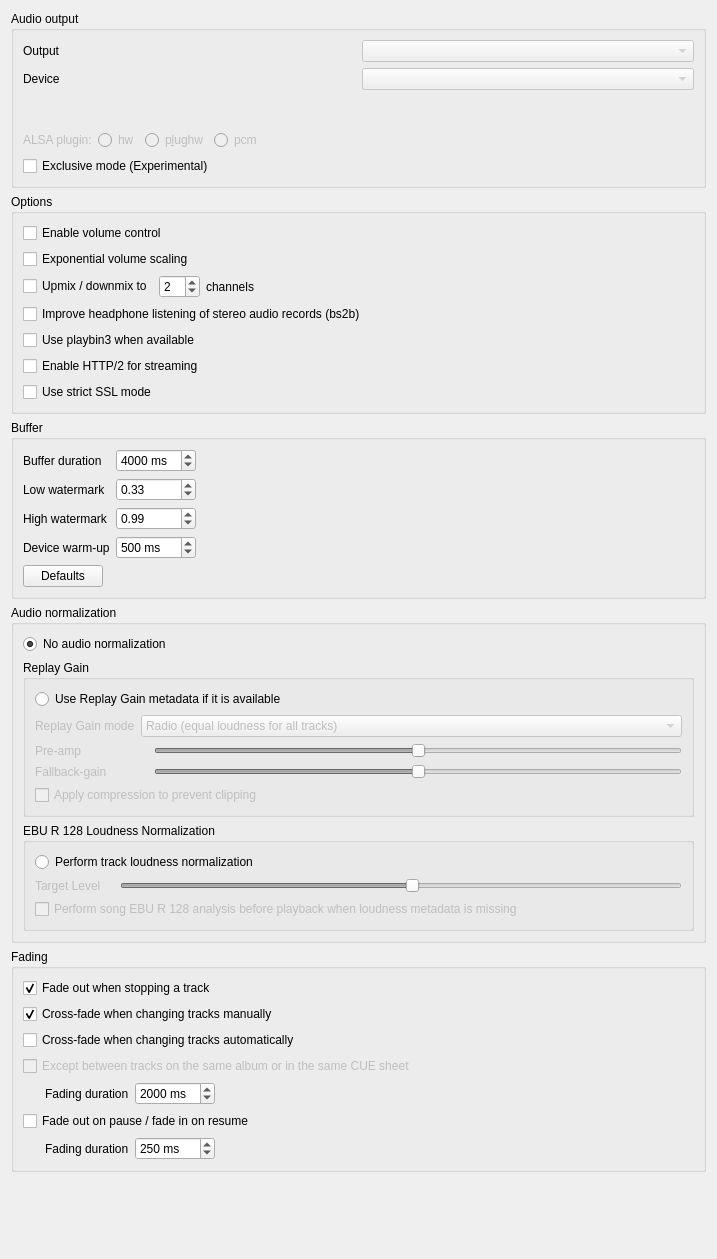
<?xml version="1.0" encoding="UTF-8"?>
<ui version="4.0">
 <class>BackendSettingsPage</class>
 <widget class="QWidget" name="BackendSettingsPage">
  <property name="geometry">
   <rect>
    <x>0</x>
    <y>0</y>
    <width>717</width>
    <height>1259</height>
   </rect>
  </property>
  <property name="windowTitle">
   <string>Backend</string>
  </property>
  <layout class="QVBoxLayout" name="layout_backendsettingspage">
   <item>
    <widget class="QGroupBox" name="groupbox_audio_output">
     <property name="title">
      <string>Audio output</string>
     </property>
     <layout class="QVBoxLayout" name="layout_audio_output">
      <item>
       <layout class="QGridLayout" name="layout_engine_output_device">
        <item row="2" column="0">
         <widget class="QLabel" name="label_output">
          <property name="text">
           <string>Output</string>
          </property>
         </widget>
        </item>
        <item row="3" column="1">
         <widget class="QComboBox" name="combobox_device">
          <property name="enabled">
           <bool>false</bool>
          </property>
          <property name="currentText">
           <string notr="true"/>
          </property>
         </widget>
        </item>
        <item row="3" column="0">
         <widget class="QLabel" name="label_device">
          <property name="text">
           <string>Device</string>
          </property>
         </widget>
        </item>
        <item row="4" column="1">
         <widget class="LineEdit" name="lineedit_device" native="true">
          <property name="enabled">
           <bool>true</bool>
          </property>
          <property name="minimumSize">
           <size>
            <width>0</width>
            <height>28</height>
           </size>
          </property>
          <property name="hint" stdset="0">
           <string/>
          </property>
         </widget>
        </item>
        <item row="2" column="1">
         <widget class="QComboBox" name="combobox_output">
          <property name="enabled">
           <bool>false</bool>
          </property>
          <property name="currentText">
           <string notr="true"/>
          </property>
         </widget>
        </item>
       </layout>
      </item>
      <item>
       <widget class="QWidget" name="widget_alsa_plugin" native="true">
        <property name="enabled">
         <bool>false</bool>
        </property>
        <layout class="QHBoxLayout" name="layout_alsa_plugin">
         <property name="leftMargin">
          <number>0</number>
         </property>
         <property name="topMargin">
          <number>0</number>
         </property>
         <property name="rightMargin">
          <number>0</number>
         </property>
         <property name="bottomMargin">
          <number>0</number>
         </property>
         <item>
          <widget class="QLabel" name="label_alsaplugin">
           <property name="text">
            <string>ALSA plugin:</string>
           </property>
          </widget>
         </item>
         <item>
          <widget class="QRadioButton" name="radiobutton_alsa_hw">
           <property name="enabled">
            <bool>false</bool>
           </property>
           <property name="text">
            <string>hw</string>
           </property>
          </widget>
         </item>
         <item>
          <widget class="QRadioButton" name="radiobutton_alsa_plughw">
           <property name="enabled">
            <bool>false</bool>
           </property>
           <property name="text">
            <string>p&amp;lughw</string>
           </property>
          </widget>
         </item>
         <item>
          <widget class="QRadioButton" name="radiobutton_alsa_pcm">
           <property name="enabled">
            <bool>false</bool>
           </property>
           <property name="text">
            <string>pcm</string>
           </property>
          </widget>
         </item>
         <item>
          <spacer name="spacer_alsaplugin">
           <property name="orientation">
            <enum>Qt::Horizontal</enum>
           </property>
           <property name="sizeHint" stdset="0">
            <size>
             <width>0</width>
             <height>0</height>
            </size>
           </property>
          </spacer>
         </item>
        </layout>
       </widget>
      </item>
      <item>
       <widget class="QWidget" name="widget_exclusive_mode" native="true">
        <layout class="QHBoxLayout" name="layout_exclusive_mode">
         <property name="spacing">
          <number>0</number>
         </property>
         <property name="leftMargin">
          <number>0</number>
         </property>
         <property name="topMargin">
          <number>0</number>
         </property>
         <property name="rightMargin">
          <number>0</number>
         </property>
         <property name="bottomMargin">
          <number>0</number>
         </property>
         <item>
          <widget class="QCheckBox" name="checkbox_exclusive_mode">
           <property name="text">
            <string>Exclusive mode (Experimental)</string>
           </property>
          </widget>
         </item>
         <item>
          <spacer name="spacer_exclusive_mode">
           <property name="orientation">
            <enum>Qt::Horizontal</enum>
           </property>
           <property name="sizeHint" stdset="0">
            <size>
             <width>40</width>
             <height>20</height>
            </size>
           </property>
          </spacer>
         </item>
        </layout>
       </widget>
      </item>
     </layout>
    </widget>
   </item>
   <item>
    <widget class="QGroupBox" name="groupBox">
     <property name="title">
      <string>Options</string>
     </property>
     <layout class="QVBoxLayout" name="verticalLayout_2">
      <item>
       <widget class="QCheckBox" name="checkbox_volume_control">
        <property name="text">
         <string>Enable volume control</string>
        </property>
       </widget>
      </item>
      <item>
       <widget class="QCheckBox" name="checkbox_volume_exponential">
        <property name="toolTip">
         <string>Map the volume slider to a decibel scale so that perceived loudness changes evenly. Each 1% step equals 0.5 dB, 100% is 0 dB and 0% is silence.</string>
        </property>
        <property name="text">
         <string>Exponential volume scaling</string>
        </property>
       </widget>
      </item>
      <item>
       <widget class="QWidget" name="widget_channels_enabled" native="true">
        <layout class="QHBoxLayout" name="horizontalLayout">
         <property name="leftMargin">
          <number>0</number>
         </property>
         <property name="topMargin">
          <number>0</number>
         </property>
         <property name="rightMargin">
          <number>0</number>
         </property>
         <property name="bottomMargin">
          <number>0</number>
         </property>
         <item>
          <widget class="QCheckBox" name="checkbox_channels">
           <property name="text">
            <string>Upmix / downmix to</string>
           </property>
          </widget>
         </item>
         <item>
          <widget class="QWidget" name="widget_channels" native="true">
           <layout class="QHBoxLayout" name="horizontalLayout_3">
            <property name="leftMargin">
             <number>0</number>
            </property>
            <property name="topMargin">
             <number>0</number>
            </property>
            <property name="rightMargin">
             <number>0</number>
            </property>
            <property name="bottomMargin">
             <number>0</number>
            </property>
            <item>
             <widget class="QSpinBox" name="spinbox_channels">
              <property name="minimum">
               <number>1</number>
              </property>
              <property name="maximum">
               <number>20</number>
              </property>
              <property name="value">
               <number>2</number>
              </property>
             </widget>
            </item>
            <item>
             <widget class="QLabel" name="label_channels">
              <property name="text">
               <string>channels</string>
              </property>
             </widget>
            </item>
           </layout>
          </widget>
         </item>
         <item>
          <spacer name="spacer_channels">
           <property name="orientation">
            <enum>Qt::Horizontal</enum>
           </property>
           <property name="sizeHint" stdset="0">
            <size>
             <width>40</width>
             <height>20</height>
            </size>
           </property>
          </spacer>
         </item>
        </layout>
       </widget>
      </item>
      <item>
       <widget class="QCheckBox" name="checkbox_bs2b">
        <property name="text">
         <string>Improve headphone listening of stereo audio records (bs2b)</string>
        </property>
       </widget>
      </item>
      <item>
       <widget class="QCheckBox" name="checkbox_playbin3">
        <property name="text">
         <string>Use playbin3 when available</string>
        </property>
       </widget>
      </item>
      <item>
       <widget class="QCheckBox" name="checkbox_http2">
        <property name="toolTip">
         <string>You need to restart Strawberry for this setting to take affect</string>
        </property>
        <property name="text">
         <string>Enable HTTP/2 for streaming</string>
        </property>
       </widget>
      </item>
      <item>
       <widget class="QCheckBox" name="checkbox_strict_ssl">
        <property name="text">
         <string>Use strict SSL mode</string>
        </property>
       </widget>
      </item>
     </layout>
    </widget>
   </item>
   <item>
    <widget class="QGroupBox" name="groupbox_buffer">
     <property name="title">
      <string>Buffer</string>
     </property>
     <layout class="QVBoxLayout" name="verticalLayout">
      <item>
       <layout class="QGridLayout" name="layout_buffer">
        <item row="0" column="1">
         <widget class="QSpinBox" name="spinbox_bufferduration">
          <property name="suffix">
           <string> ms</string>
          </property>
          <property name="maximum">
           <number>60000</number>
          </property>
          <property name="singleStep">
           <number>100</number>
          </property>
          <property name="value">
           <number>4000</number>
          </property>
         </widget>
        </item>
        <item row="2" column="1">
         <widget class="QDoubleSpinBox" name="spinbox_high_watermark">
          <property name="maximum">
           <double>1.000000000000000</double>
          </property>
          <property name="singleStep">
           <double>0.010000000000000</double>
          </property>
          <property name="value">
           <double>0.990000000000000</double>
          </property>
         </widget>
        </item>
        <item row="0" column="0">
         <widget class="QLabel" name="label_bufferduration">
          <property name="text">
           <string>Buffer duration</string>
          </property>
         </widget>
        </item>
        <item row="2" column="0">
         <widget class="QLabel" name="label_highwatermark">
          <property name="text">
           <string>High watermark</string>
          </property>
         </widget>
        </item>
        <item row="1" column="0">
         <widget class="QLabel" name="label_lowwatermark">
          <property name="text">
           <string>Low watermark</string>
          </property>
         </widget>
        </item>
        <item row="1" column="1">
         <widget class="QDoubleSpinBox" name="spinbox_low_watermark">
          <property name="maximum">
           <double>1.000000000000000</double>
          </property>
          <property name="singleStep">
           <double>0.010000000000000</double>
          </property>
          <property name="value">
           <double>0.330000000000000</double>
          </property>
         </widget>
        </item>
        <item row="2" column="2">
         <spacer name="spacer_buffer_3">
          <property name="orientation">
           <enum>Qt::Horizontal</enum>
          </property>
          <property name="sizeHint" stdset="0">
           <size>
            <width>40</width>
            <height>20</height>
           </size>
          </property>
         </spacer>
        </item>
        <item row="1" column="2">
         <spacer name="spacer_buffer_2">
          <property name="orientation">
           <enum>Qt::Horizontal</enum>
          </property>
          <property name="sizeHint" stdset="0">
           <size>
            <width>40</width>
            <height>20</height>
           </size>
          </property>
         </spacer>
        </item>
        <item row="0" column="2">
         <spacer name="spacer_buffer_1">
          <property name="orientation">
           <enum>Qt::Horizontal</enum>
          </property>
          <property name="sizeHint" stdset="0">
           <size>
            <width>40</width>
            <height>20</height>
           </size>
          </property>
         </spacer>
        </item>
        <item row="3" column="0">
         <widget class="QLabel" name="label_device_warmup">
          <property name="text">
           <string>Device warm-up</string>
          </property>
         </widget>
        </item>
        <item row="3" column="1">
         <widget class="QSpinBox" name="spinbox_device_warmup">
          <property name="toolTip">
           <string>Delay between opening the audio device and starting playback, to avoid the start of the track being cut off while the device (DAC) is still becoming ready.  Set to 0 to disable.</string>
          </property>
          <property name="suffix">
           <string> ms</string>
          </property>
          <property name="maximum">
           <number>5000</number>
          </property>
          <property name="singleStep">
           <number>50</number>
          </property>
          <property name="value">
           <number>500</number>
          </property>
         </widget>
        </item>
        <item row="3" column="2">
         <spacer name="spacer_buffer_4">
          <property name="orientation">
           <enum>Qt::Horizontal</enum>
          </property>
          <property name="sizeHint" stdset="0">
           <size>
            <width>40</width>
            <height>20</height>
           </size>
          </property>
         </spacer>
        </item>
       </layout>
      </item>
      <item>
       <layout class="QHBoxLayout" name="layout_buffer_defaults">
        <item>
         <widget class="QPushButton" name="button_buffer_defaults">
          <property name="text">
           <string>Defaults</string>
          </property>
         </widget>
        </item>
        <item>
         <spacer name="spacer_buffer_defaults">
          <property name="orientation">
           <enum>Qt::Horizontal</enum>
          </property>
          <property name="sizeHint" stdset="0">
           <size>
            <width>40</width>
            <height>20</height>
           </size>
          </property>
         </spacer>
        </item>
       </layout>
      </item>
     </layout>
    </widget>
   </item>
   <item>
    <widget class="QGroupBox" name="groupBox_2">
     <property name="title">
      <string>Audio normalization</string>
     </property>
     <layout class="QVBoxLayout" name="verticalLayout_3">
      <item>
       <widget class="QRadioButton" name="radiobutton_no_audio_normalization">
        <property name="text">
         <string>No audio normalization</string>
        </property>
        <property name="checked">
         <bool>true</bool>
        </property>
        <attribute name="buttonGroup">
         <string notr="true">buttonGroup_audio_normalization</string>
        </attribute>
       </widget>
      </item>
      <item>
       <widget class="QGroupBox" name="groupbox_replaygain">
        <property name="enabled">
         <bool>true</bool>
        </property>
        <property name="title">
         <string>Replay Gain</string>
        </property>
        <layout class="QVBoxLayout" name="layout_replay_gain">
         <item>
          <widget class="QRadioButton" name="radiobutton_replaygain">
           <property name="enabled">
            <bool>true</bool>
           </property>
           <property name="text">
            <string>Use Replay Gain metadata if it is available</string>
           </property>
           <attribute name="buttonGroup">
            <string notr="true">buttonGroup_audio_normalization</string>
           </attribute>
          </widget>
         </item>
         <item>
          <widget class="QWidget" name="widget_replaygain" native="true">
           <property name="enabled">
            <bool>false</bool>
           </property>
           <layout class="QFormLayout" name="formLayout_4">
            <property name="leftMargin">
             <number>0</number>
            </property>
            <property name="topMargin">
             <number>0</number>
            </property>
            <property name="rightMargin">
             <number>0</number>
            </property>
            <property name="bottomMargin">
             <number>0</number>
            </property>
            <item row="0" column="0">
             <widget class="QLabel" name="label_regainmode">
              <property name="text">
               <string>Replay Gain mode</string>
              </property>
             </widget>
            </item>
            <item row="0" column="1">
             <widget class="QComboBox" name="combobox_replaygainmode">
              <item>
               <property name="text">
                <string>Radio (equal loudness for all tracks)</string>
               </property>
              </item>
              <item>
               <property name="text">
                <string>Album (ideal loudness for all tracks)</string>
               </property>
              </item>
             </widget>
            </item>
            <item row="1" column="0">
             <widget class="QLabel" name="label_preamp">
              <property name="text">
               <string>Pre-amp</string>
              </property>
             </widget>
            </item>
            <item row="1" column="1">
             <layout class="QHBoxLayout" name="layout_replayagainpreamp">
              <item>
               <widget class="QLabel" name="label_replaygainpreamp"/>
              </item>
              <item>
               <widget class="StickySlider" name="stickyslider_replaygainpreamp">
                <property name="maximum">
                 <number>1200</number>
                </property>
                <property name="value">
                 <number>600</number>
                </property>
                <property name="orientation">
                 <enum>Qt::Horizontal</enum>
                </property>
                <property name="sticky_center" stdset="0">
                 <number>600</number>
                </property>
               </widget>
              </item>
             </layout>
            </item>
            <item row="4" column="0" colspan="2">
             <widget class="QCheckBox" name="checkbox_replaygaincompression">
              <property name="text">
               <string>Apply compression to prevent clipping</string>
              </property>
             </widget>
            </item>
            <item row="2" column="1">
             <layout class="QHBoxLayout" name="layout_replaygainfallbackgain">
              <item>
               <widget class="QLabel" name="label_replaygainfallbackgain"/>
              </item>
              <item>
               <widget class="StickySlider" name="stickyslider_replaygainfallbackgain">
                <property name="minimum">
                 <number>0</number>
                </property>
                <property name="maximum">
                 <number>1200</number>
                </property>
                <property name="value">
                 <number>600</number>
                </property>
                <property name="orientation">
                 <enum>Qt::Horizontal</enum>
                </property>
                <property name="sticky_center" stdset="0">
                 <number>600</number>
                </property>
               </widget>
              </item>
             </layout>
            </item>
            <item row="2" column="0">
             <widget class="QLabel" name="label_fallbackgain">
              <property name="text">
               <string>Fallback-gain</string>
              </property>
             </widget>
            </item>
           </layout>
          </widget>
         </item>
        </layout>
       </widget>
      </item>
      <item>
       <widget class="QGroupBox" name="groupbox_ebur128">
        <property name="enabled">
         <bool>true</bool>
        </property>
        <property name="title">
         <string>EBU R 128 Loudness Normalization</string>
        </property>
        <layout class="QVBoxLayout" name="layout_ebur128">
         <item>
          <widget class="QRadioButton" name="radiobutton_ebur128_loudness_normalization">
           <property name="enabled">
            <bool>true</bool>
           </property>
           <property name="text">
            <string>Perform track loudness normalization</string>
           </property>
           <attribute name="buttonGroup">
            <string notr="true">buttonGroup_audio_normalization</string>
           </attribute>
          </widget>
         </item>
         <item>
          <widget class="QWidget" name="widget_ebur128" native="true">
           <property name="enabled">
            <bool>false</bool>
           </property>
           <layout class="QFormLayout" name="formLayout_ebur128">
            <property name="leftMargin">
             <number>0</number>
            </property>
            <property name="topMargin">
             <number>0</number>
            </property>
            <property name="rightMargin">
             <number>0</number>
            </property>
            <property name="bottomMargin">
             <number>0</number>
            </property>
            <item row="0" column="0">
             <widget class="QLabel" name="label_ebur128_target_level_label">
              <property name="text">
               <string>Target Level</string>
              </property>
             </widget>
            </item>
             <item row="0" column="1">
              <layout class="QHBoxLayout" name="layout_ebur128_target_level">
              <item>
               <widget class="QLabel" name="label_ebur128_target_level"/>
              </item>
              <item>
               <widget class="StickySlider" name="stickyslider_ebur128_target_level">
                <property name="minimum">
                 <number>-480</number>
                </property>
                <property name="maximum">
                 <number>0</number>
                </property>
                <property name="value">
                 <number>-230</number>
                </property>
                <property name="orientation">
                 <enum>Qt::Horizontal</enum>
                </property>
                <property name="sticky_center" stdset="0">
                 <number>-230</number>
                </property>
               </widget>
              </item>
              </layout>
             </item>
             <item row="1" column="0" colspan="2">
              <widget class="QCheckBox" name="checkbox_ebur128_analyze_missing_loudness_before_playback">
               <property name="text">
                <string>Perform song EBU R 128 analysis before playback when loudness metadata is missing</string>
               </property>
              </widget>
             </item>
            </layout>
           </widget>
          </item>
        </layout>
       </widget>
      </item>
     </layout>
    </widget>
   </item>
   <item>
    <widget class="QGroupBox" name="groupbox_fading">
     <property name="title">
      <string>Fading</string>
     </property>
     <layout class="QVBoxLayout" name="layout_fading">
      <item>
       <widget class="QCheckBox" name="checkbox_fadeout_stop">
        <property name="text">
         <string>Fade out when stopping a track</string>
        </property>
        <property name="checked">
         <bool>true</bool>
        </property>
       </widget>
      </item>
      <item>
       <widget class="QCheckBox" name="checkbox_fadeout_cross">
        <property name="text">
         <string>Cross-fade when changing tracks manually</string>
        </property>
        <property name="checked">
         <bool>true</bool>
        </property>
       </widget>
      </item>
      <item>
       <widget class="QCheckBox" name="checkbox_fadeout_auto">
        <property name="text">
         <string>Cross-fade when changing tracks automatically</string>
        </property>
       </widget>
      </item>
      <item>
       <widget class="QCheckBox" name="checkbox_fadeout_samealbum">
        <property name="enabled">
         <bool>false</bool>
        </property>
        <property name="text">
         <string>Except between tracks on the same album or in the same CUE sheet</string>
        </property>
       </widget>
      </item>
      <item>
       <widget class="QWidget" name="widget_fading_options" native="true">
        <layout class="QHBoxLayout" name="horizontalLayout_2">
         <property name="leftMargin">
          <number>0</number>
         </property>
         <property name="topMargin">
          <number>0</number>
         </property>
         <property name="rightMargin">
          <number>0</number>
         </property>
         <property name="bottomMargin">
          <number>0</number>
         </property>
         <item>
          <widget class="QLabel" name="label_fadingduration_1">
           <property name="text">
            <string>Fading duration</string>
           </property>
           <property name="indent">
            <number>22</number>
           </property>
          </widget>
         </item>
         <item>
          <widget class="QSpinBox" name="spinbox_fadeduration">
           <property name="suffix">
            <string> ms</string>
           </property>
           <property name="maximum">
            <number>10000</number>
           </property>
           <property name="singleStep">
            <number>1000</number>
           </property>
           <property name="value">
            <number>2000</number>
           </property>
          </widget>
         </item>
         <item>
          <spacer name="spacer_fading_1">
           <property name="orientation">
            <enum>Qt::Horizontal</enum>
           </property>
           <property name="sizeHint" stdset="0">
            <size>
             <width>257</width>
             <height>20</height>
            </size>
           </property>
          </spacer>
         </item>
        </layout>
       </widget>
      </item>
      <item>
       <widget class="QCheckBox" name="checkbox_fadeout_pauseresume">
        <property name="text">
         <string>Fade out on pause / fade in on resume</string>
        </property>
       </widget>
      </item>
      <item>
       <layout class="QHBoxLayout" name="layout_fading_duration">
        <item>
         <widget class="QLabel" name="label_fading_duration_1">
          <property name="text">
           <string>Fading duration</string>
          </property>
          <property name="indent">
           <number>22</number>
          </property>
         </widget>
        </item>
        <item>
         <widget class="QSpinBox" name="spinbox_fadeduration_pauseresume">
          <property name="suffix">
           <string> ms</string>
          </property>
          <property name="maximum">
           <number>10000</number>
          </property>
          <property name="singleStep">
           <number>50</number>
          </property>
          <property name="value">
           <number>250</number>
          </property>
         </widget>
        </item>
        <item>
         <spacer name="spacer_fading_duration_1">
          <property name="orientation">
           <enum>Qt::Horizontal</enum>
          </property>
          <property name="sizeHint" stdset="0">
           <size>
            <width>40</width>
            <height>20</height>
           </size>
          </property>
         </spacer>
        </item>
       </layout>
      </item>
     </layout>
    </widget>
   </item>
   <item>
    <spacer name="spacer_bottom">
     <property name="orientation">
      <enum>Qt::Vertical</enum>
     </property>
     <property name="sizeHint" stdset="0">
      <size>
       <width>0</width>
       <height>0</height>
      </size>
     </property>
    </spacer>
   </item>
  </layout>
 </widget>
 <customwidgets>
  <customwidget>
   <class>StickySlider</class>
   <extends>QSlider</extends>
   <header>widgets/stickyslider.h</header>
  </customwidget>
  <customwidget>
   <class>LineEdit</class>
   <extends>QWidget</extends>
   <header>widgets/lineedit.h</header>
  </customwidget>
 </customwidgets>
 <tabstops>
  <tabstop>combobox_output</tabstop>
  <tabstop>combobox_device</tabstop>
  <tabstop>radiobutton_alsa_hw</tabstop>
  <tabstop>radiobutton_alsa_plughw</tabstop>
  <tabstop>radiobutton_alsa_pcm</tabstop>
  <tabstop>checkbox_exclusive_mode</tabstop>
  <tabstop>checkbox_volume_control</tabstop>
  <tabstop>checkbox_volume_exponential</tabstop>
  <tabstop>checkbox_channels</tabstop>
  <tabstop>spinbox_channels</tabstop>
  <tabstop>checkbox_bs2b</tabstop>
  <tabstop>checkbox_playbin3</tabstop>
  <tabstop>checkbox_http2</tabstop>
  <tabstop>checkbox_strict_ssl</tabstop>
  <tabstop>spinbox_bufferduration</tabstop>
  <tabstop>spinbox_low_watermark</tabstop>
  <tabstop>spinbox_high_watermark</tabstop>
  <tabstop>spinbox_device_warmup</tabstop>
  <tabstop>button_buffer_defaults</tabstop>
  <tabstop>radiobutton_no_audio_normalization</tabstop>
  <tabstop>radiobutton_replaygain</tabstop>
  <tabstop>combobox_replaygainmode</tabstop>
  <tabstop>stickyslider_replaygainpreamp</tabstop>
  <tabstop>stickyslider_replaygainfallbackgain</tabstop>
   <tabstop>checkbox_replaygaincompression</tabstop>
   <tabstop>radiobutton_ebur128_loudness_normalization</tabstop>
   <tabstop>stickyslider_ebur128_target_level</tabstop>
   <tabstop>checkbox_ebur128_analyze_missing_loudness_before_playback</tabstop>
   <tabstop>checkbox_fadeout_stop</tabstop>
  <tabstop>checkbox_fadeout_cross</tabstop>
  <tabstop>checkbox_fadeout_auto</tabstop>
  <tabstop>checkbox_fadeout_samealbum</tabstop>
  <tabstop>spinbox_fadeduration</tabstop>
  <tabstop>checkbox_fadeout_pauseresume</tabstop>
  <tabstop>spinbox_fadeduration_pauseresume</tabstop>
 </tabstops>
 <resources/>
 <connections>
  <connection>
   <sender>radiobutton_ebur128_loudness_normalization</sender>
   <signal>toggled(bool)</signal>
   <receiver>widget_ebur128</receiver>
   <slot>setEnabled(bool)</slot>
   <hints>
    <hint type="sourcelabel">
     <x>429</x>
     <y>835</y>
    </hint>
    <hint type="destinationlabel">
     <x>429</x>
     <y>890</y>
    </hint>
   </hints>
  </connection>
  <connection>
   <sender>radiobutton_replaygain</sender>
   <signal>toggled(bool)</signal>
   <receiver>widget_replaygain</receiver>
   <slot>setEnabled(bool)</slot>
   <hints>
    <hint type="sourcelabel">
     <x>429</x>
     <y>640</y>
    </hint>
    <hint type="destinationlabel">
     <x>429</x>
     <y>717</y>
    </hint>
   </hints>
  </connection>
 </connections>
 <buttongroups>
  <buttongroup name="buttonGroup_audio_normalization">
   <property name="exclusive">
    <bool>true</bool>
   </property>
  </buttongroup>
 </buttongroups>
</ui>
